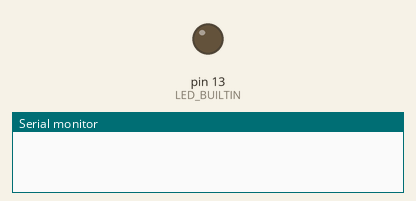
This sketch was run on a simulated Arduino Uno, built with avr-gcc and run on an emulated ATmega328P. Shown: output pins drawn as LEDs (lit = HIGH), the last lines printed to the serial monitor.

Above: at 0.2 s.
At 16.7 s:
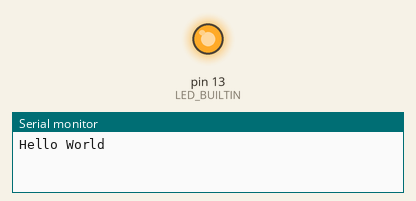
Timing chart, 0 to 23.4 s (numbered marks = the images above):
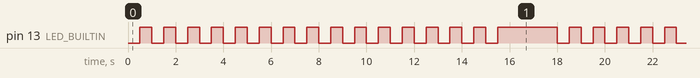

Measured:
- by itself, pin 13 (LED_BUILTIN): moves between LOW and HIGH, repeating every 18.0 s
- by itself, everything shown: repeats every 18.0 s, in 32 steps

The sketch:

test_project.ino
```cpp
void setup() {
  pinMode(LED_BUILTIN, OUTPUT);
  Serial.begin(9600);
}

void loop() {
  for (int i = 10; i < 26; i++) {
    digitalWrite(LED_BUILTIN, LOW);
    delay(500);
    digitalWrite(LED_BUILTIN, HIGH);
    delay(500);
  }
  Serial.println("Hello World");
  delay(2000);
}
```
